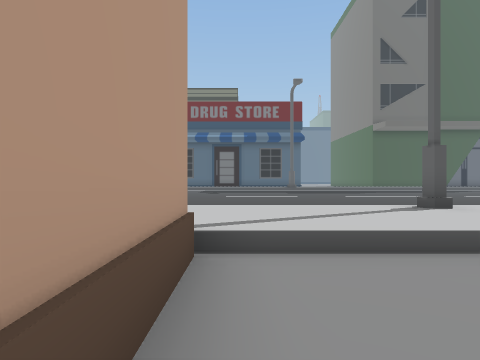
[1] (above)

20 first-person views from a walk through a 3-D level made in the Unity game engine. The camera is 0.68 m above the floor, looks level and sees 75° across. The floor is counted in squares, 1 m on a side. Each view is taken from the middle of a square. On the plan, view 1 faces up. The plan holds only what a view shows up to about 10 squares ahead; the rest is blank. The place goes on beyond the plan.

[2]
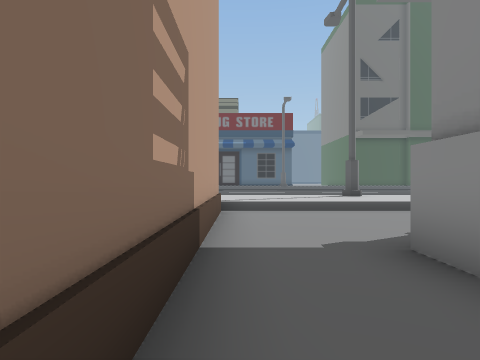

[3]
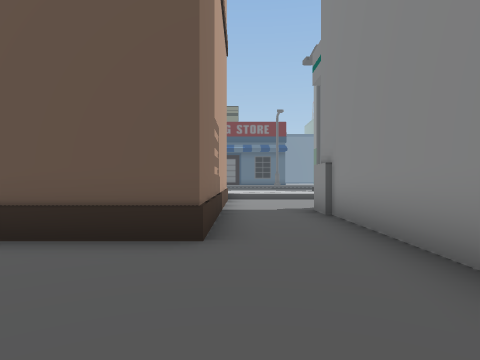

[4]
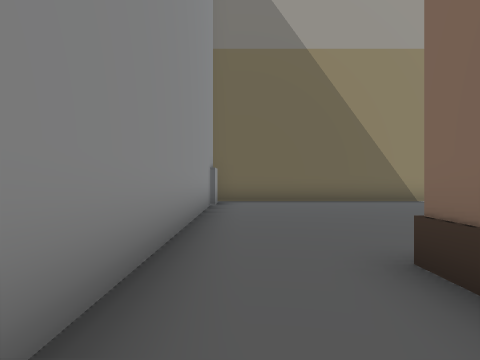

[5]
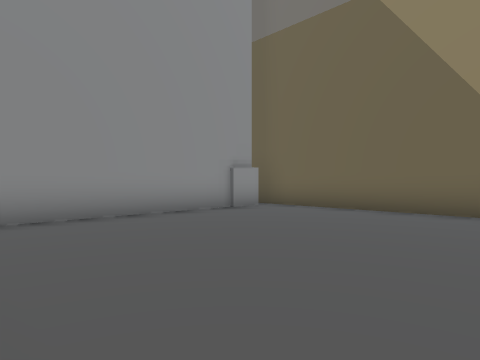

[6]
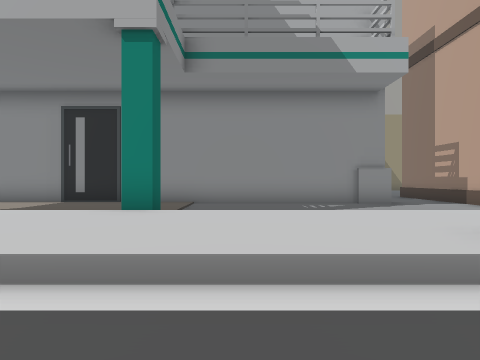

[7]
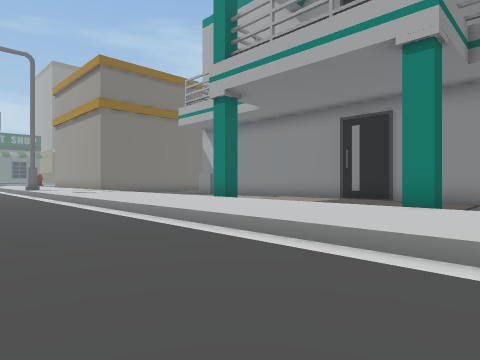

[8]
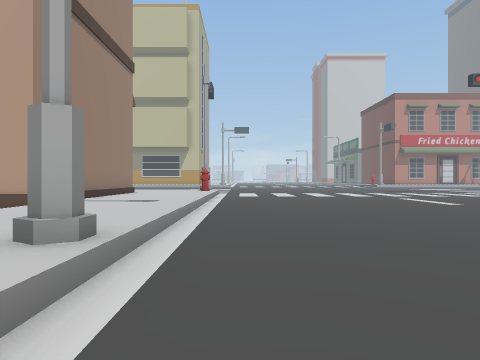

[9]
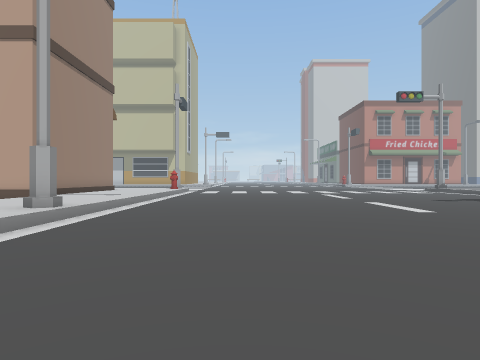

[10]
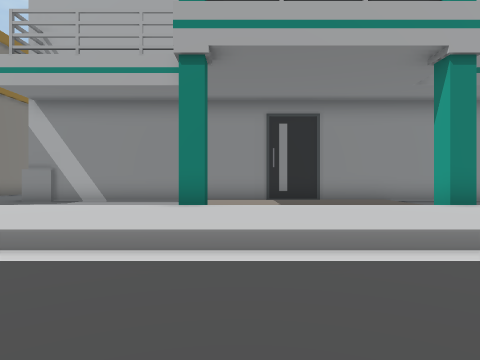

[11]
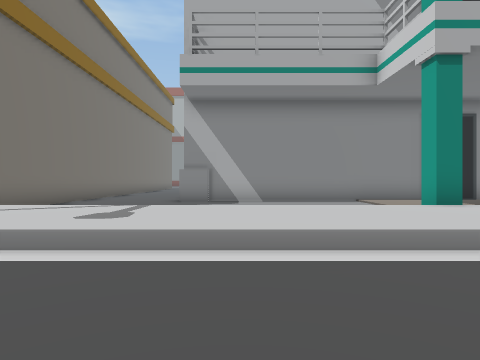

[12]
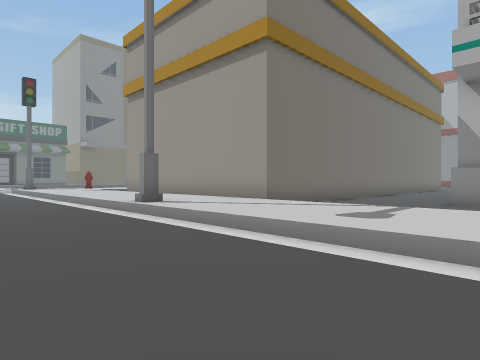

[13]
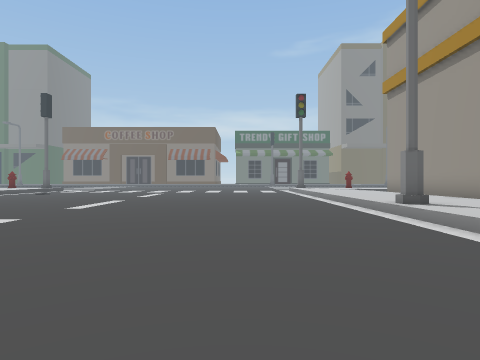

[14]
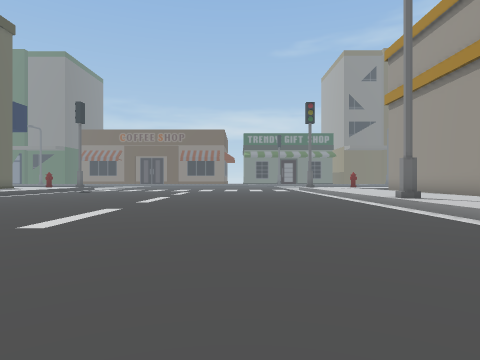

[15]
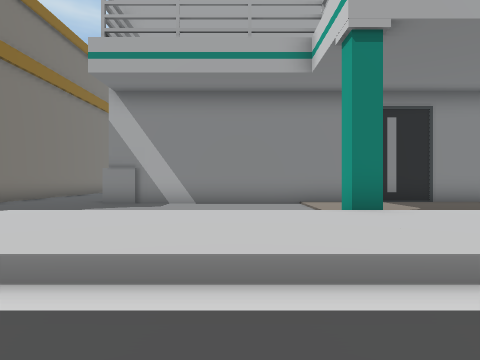

[16]
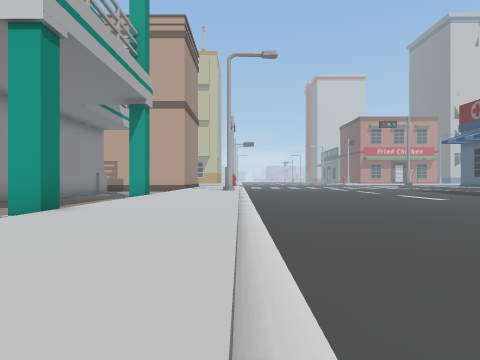

[17]
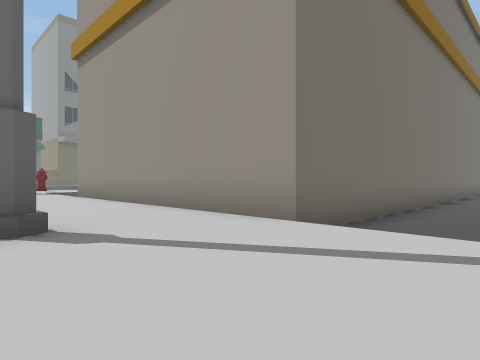

[18]
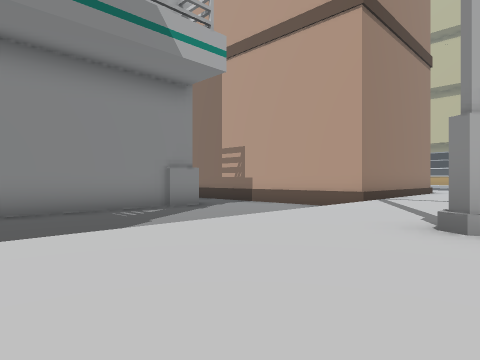

[19]
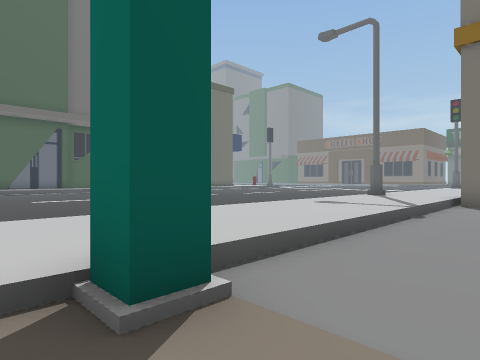

[20]
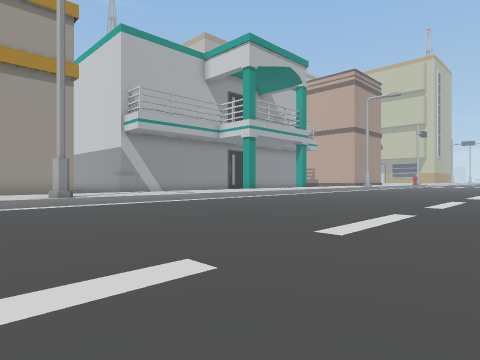

### Floor plan
Key: @ floor where view 1 was taken; # wall or solid block; . main floor; : floor 0.05 m higher than the main floor; + floor 0.2 m higher than the main floor; / step, stairs or slope; = window, fence, low wall or low ledge; O other object.
Columns run from 4 left of view 1 to 27 right of it. Each row starts with its distance up from view 1.
 17                             ..
 16    ..                      .....
 15    ...                   .......
 14 .. .....            ............
 13 .........   ..    ..............
 12 ........... ...   ..............
 11 ................................
 10 ................................
  9 ................................
  8 ................................
  7 ................................
  6 ///////O///////////////////O////
  5 +++++++O+++++++++++++++++++O++++
  4 ++++++++++++++++++++++++++++++++
  3 ####////////#////#/////////OOOOO
  2    #........::::::........O
  1    =........::::::........O
  0    =@.......::::::........O
 -1    =..##################..O
 -2    =..#                 ..O
 -3    =..#                  .O
 -4  ###..#                  .O
 -5 ......#                   O
 -6 ......#                   O
 -7 ......#
 -8 ......#
 -9 ......#
-10 ......#
-11 ......#
-12 OOOOOOO

Positions as (right, up) in squares from view 1, and headings:
1: (0, 0), facing up
2: (0, -4), facing up
3: (0, -8), facing up
4: (1, -2), facing down
5: (-4, -5), facing down-right
6: (6, 8), facing down
7: (6, 9), facing down-right
8: (6, 7), facing left
9: (9, 9), facing left
10: (12, 9), facing down
11: (17, 9), facing down
12: (17, 9), facing down-right
13: (17, 9), facing right
14: (15, 10), facing right
15: (15, 8), facing down
16: (18, 6), facing left
17: (20, 6), facing down-right
18: (7, 6), facing down-left
19: (12, 1), facing up-right
20: (26, 15), facing down-left
